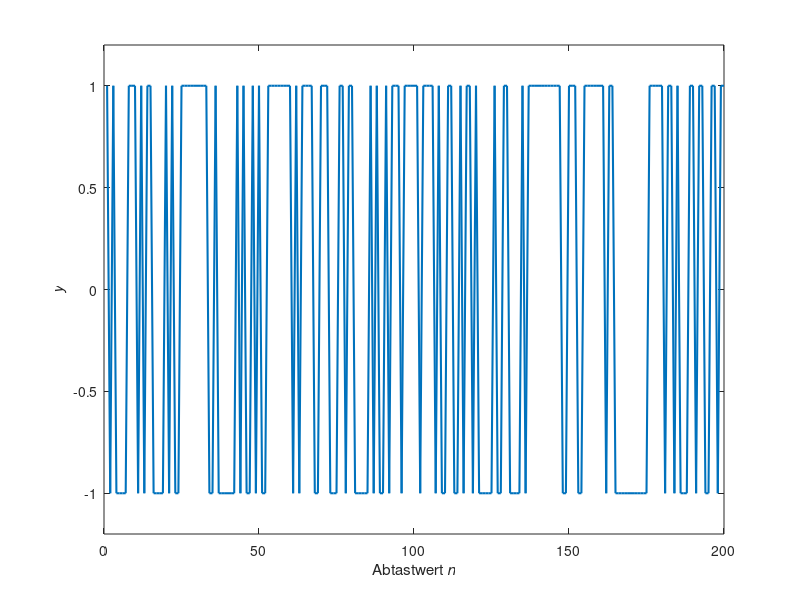

Source code (MATLAB):
clear all; close all; clc;

N = 200;
rauschen_bin = sign(randn(N,1));

plot(rauschen_bin,'LineWidth',1.5)
xlabel('Abtastwert {\itn}')
ylabel('{\ity}')
ylim([-1.2 1.2])

